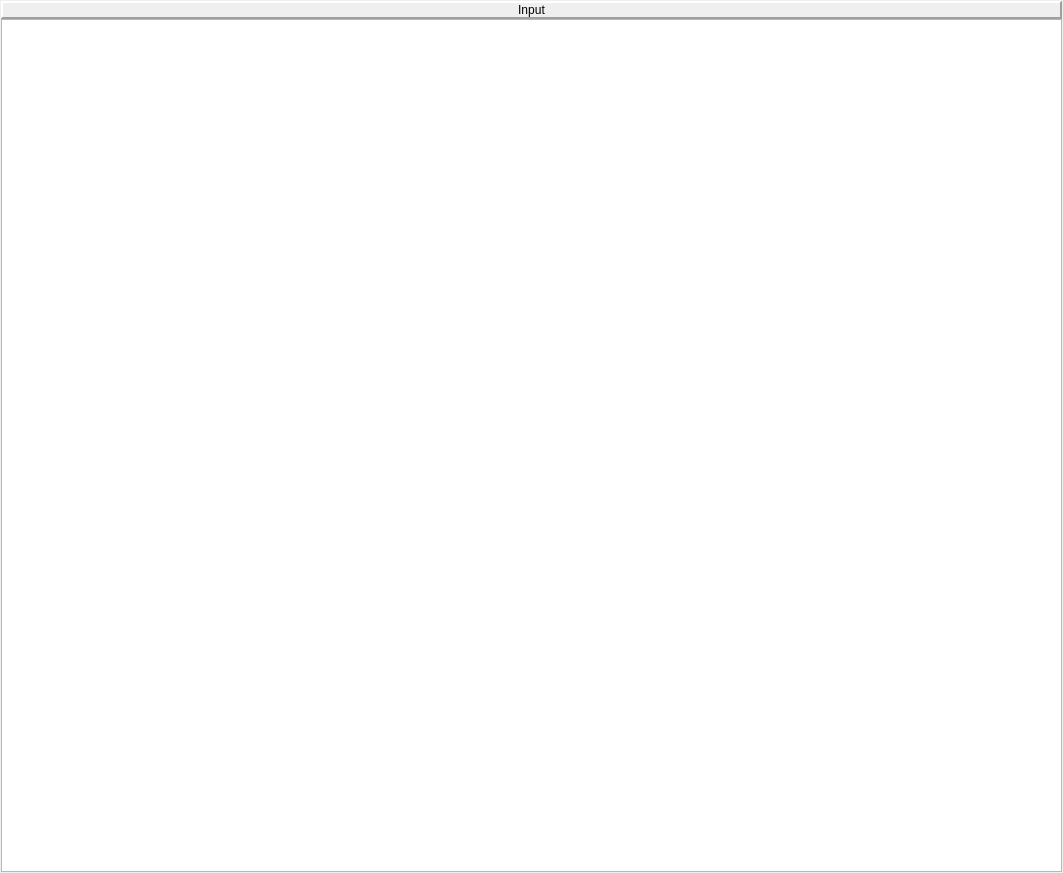
<ui version="4.0" >
 <class>InputWindowWidget</class>
 <widget class="QWidget" name="InputWindowWidget" >
  <property name="geometry" >
   <rect>
    <x>0</x>
    <y>0</y>
    <width>1063</width>
    <height>873</height>
   </rect>
  </property>
  <property name="windowTitle" >
   <string>Form</string>
  </property>
  <layout class="QVBoxLayout" >
   <property name="leftMargin" >
    <number>1</number>
   </property>
   <property name="topMargin" >
    <number>1</number>
   </property>
   <property name="rightMargin" >
    <number>1</number>
   </property>
   <property name="bottomMargin" >
    <number>1</number>
   </property>
   <item>
    <layout class="QVBoxLayout" >
     <property name="spacing" >
      <number>0</number>
     </property>
     <item>
      <widget class="QLabel" name="_label" >
       <property name="frameShape" >
        <enum>QFrame::Panel</enum>
       </property>
       <property name="frameShadow" >
        <enum>QFrame::Raised</enum>
       </property>
       <property name="lineWidth" >
        <number>2</number>
       </property>
       <property name="text" >
        <string>Input</string>
       </property>
       <property name="alignment" >
        <set>Qt::AlignCenter</set>
       </property>
      </widget>
     </item>
     <item>
      <widget class="QTextEdit" name="_textEdit" />
     </item>
    </layout>
   </item>
  </layout>
 </widget>
 <resources/>
 <connections/>
</ui>
